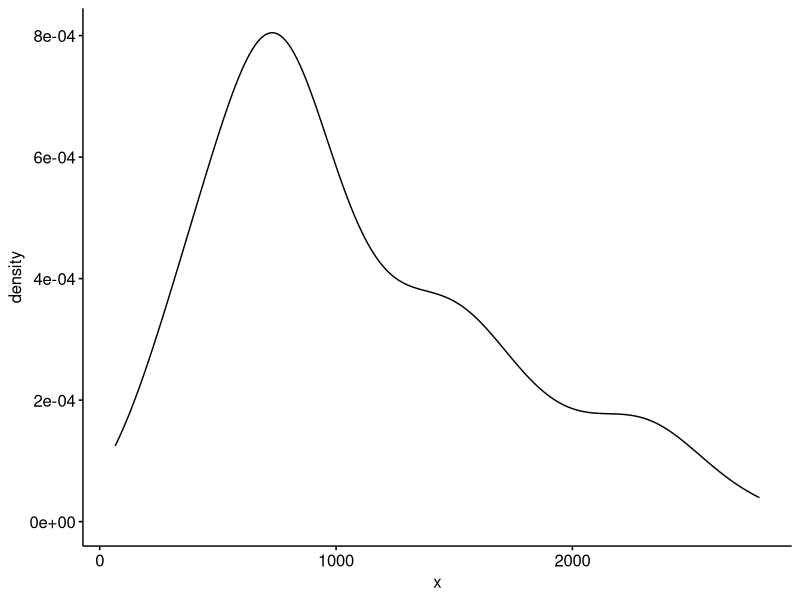
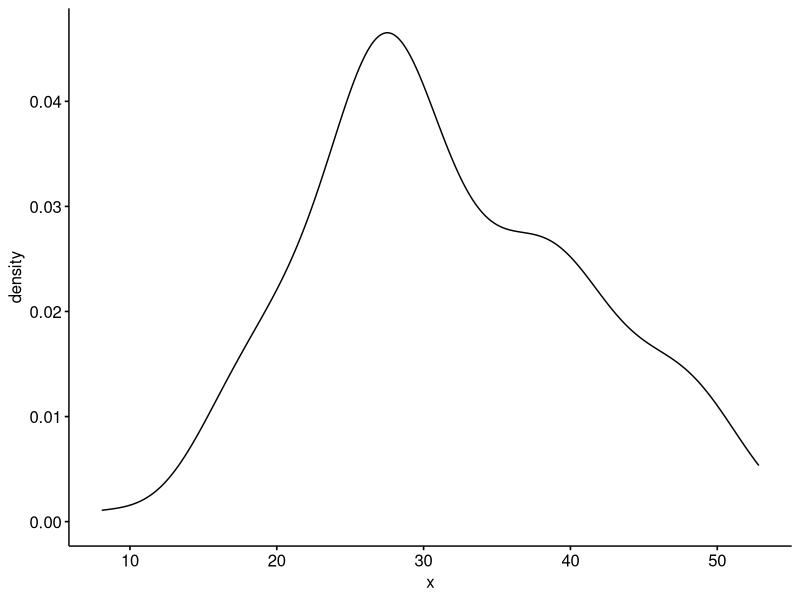
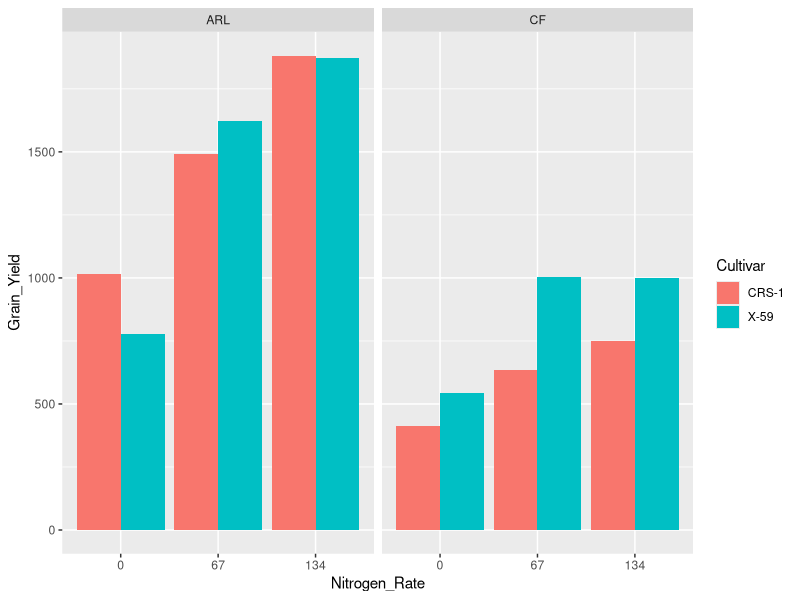
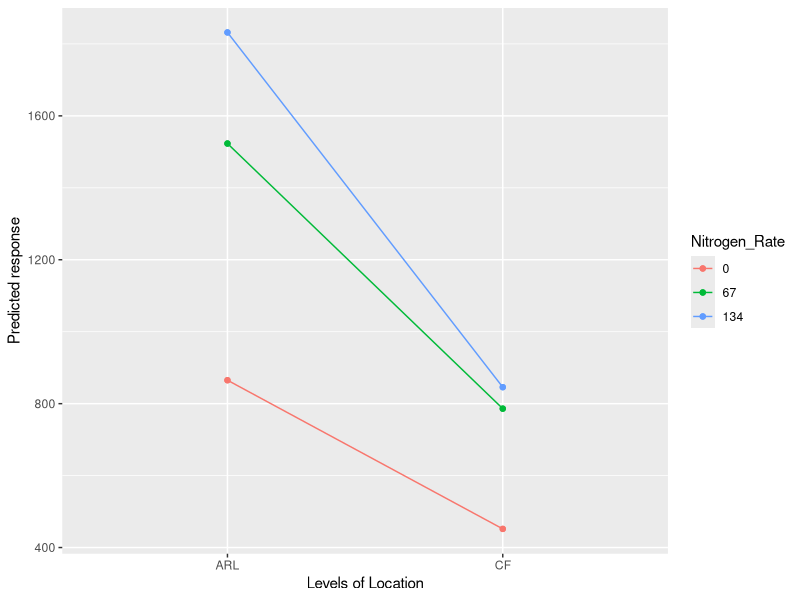
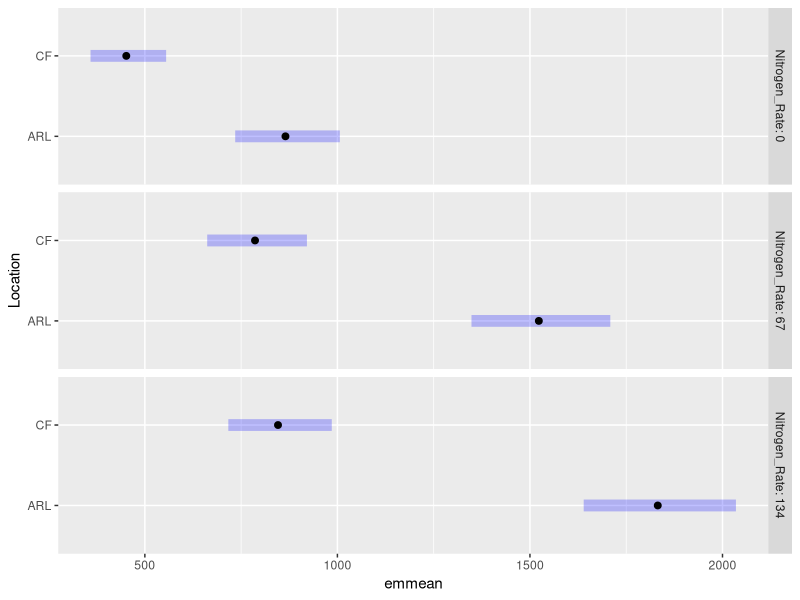
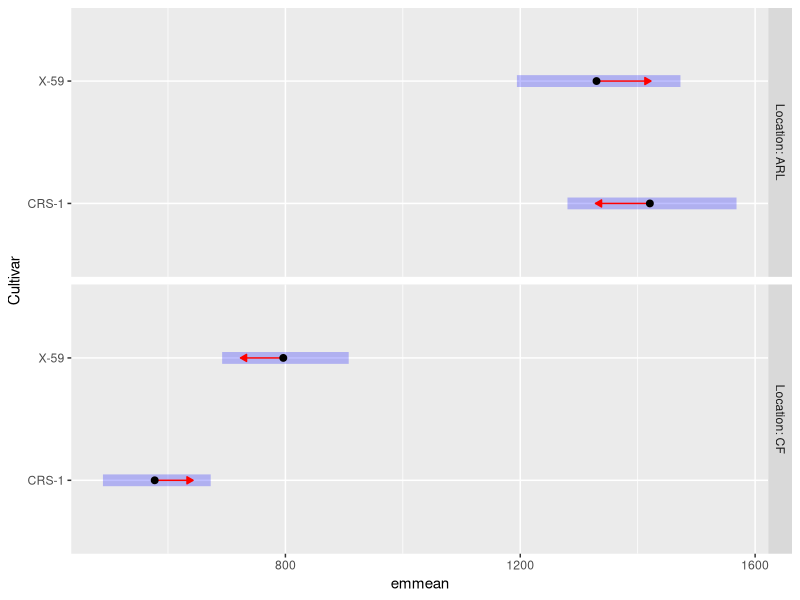
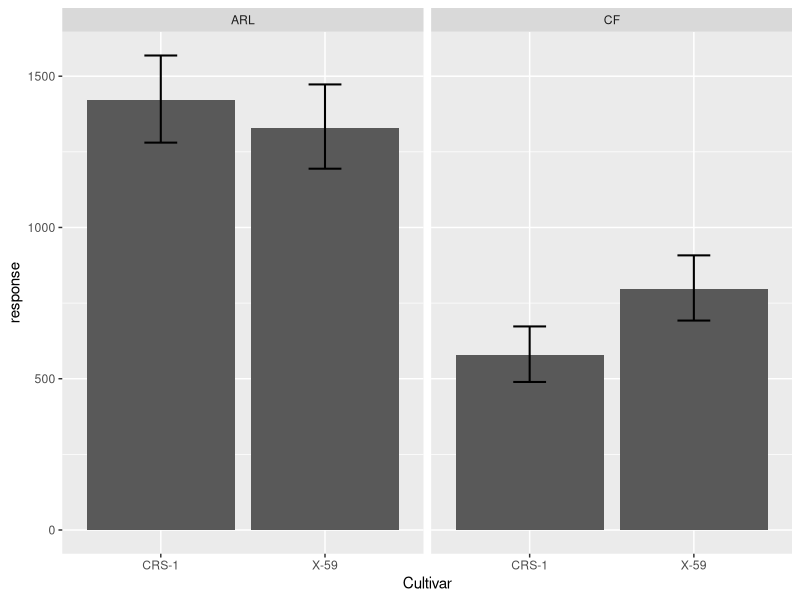
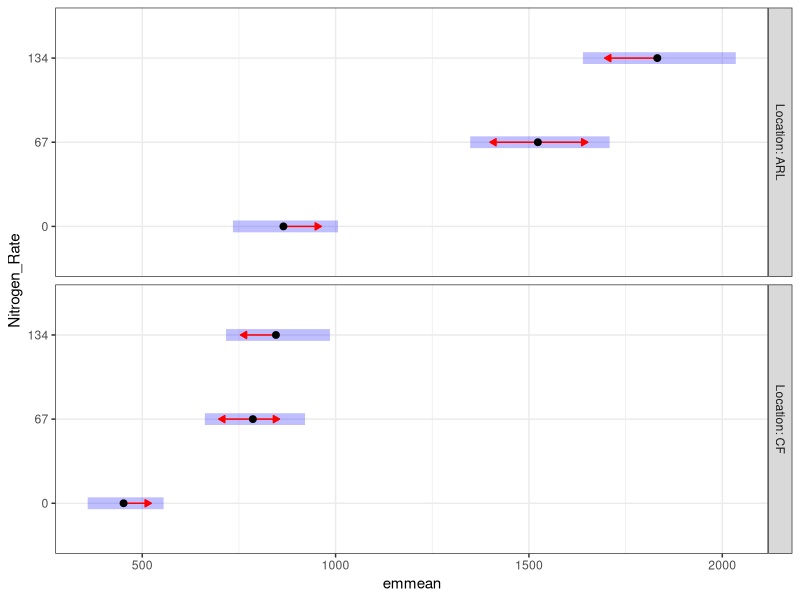

Source code (R) for these figures, in order:
## ---- chunk 1
library(tidyverse)
library(lme4)
library(nortest)
library(ggpubr)
library(lmerTest)
library(emmeans)
## ---- chunk 2
data <- read_csv("Yield.csv")
data$Seeding_Rate <- as.factor(data$Seeding_Rate) # put seeding rate as a factor
data$Nitrogen_Rate <- as.factor(data$Nitrogen_Rate)
glimpse(data)
## ---- chunk 3
ggdensity(data$Grain_Yield)
ggdensity(sqrt(data$Grain_Yield))
## ---- chunk 4
ggplot(data, aes(x=Nitrogen_Rate, y=Grain_Yield, fill=Cultivar)) + geom_bar(stat="summary", position = "dodge") + facet_grid(~Location)
## ---- chunk 5
Model <- lmer(sqrt(Grain_Yield) ~ Nitrogen_Rate * Seeding_Rate * Location * Cultivar + (1|Rep), data=data)
#summary(Model)
anova(Model)
## ---- chunk 6
emmip(Model, Nitrogen_Rate ~ Location | Location, type="response") # see the interactions
## ---- chunk 7
plot(emmeans(Model, ~ Location | Nitrogen_Rate, type="response"))
## ---- chunk 8
lsm1 <- emmeans(Model, ~ Cultivar | Location, contr="pairwise", adjust="none", type="response")
lsm1
## ---- chunk 9
plot(lsm1, comparisons =TRUE, adjust="none")
## ---- chunk 10
LC <- as.data.frame(lsm1$emmeans)
ggplot(LC, aes(x=Cultivar, y=response)) + geom_bar(stat="identity") + 
  #geom_point() +
  geom_errorbar(aes(ymin  =  lower.CL, ymax  =  upper.CL), width =  0.2, size  =  0.7) +
  facet_grid(~Location)
## ---- chunk 11
lsm2 <- emmeans(Model, ~ Nitrogen_Rate | Location, contr="pairwise", adjust="none", type="response")
lsm2
## ---- chunk 12
plot(lsm2, comparisons =TRUE, adjust="none") + theme_bw()
## ---- chunk 13
LN <- as.data.frame(lsm2$emmeans)
ggplot(LN, aes(x=Nitrogen_Rate, y=response)) + geom_bar(stat="identity") + theme_bw() +
  #geom_point() +
  geom_errorbar(aes(ymin  =  lower.CL, ymax  =  upper.CL), width =  0.2, size  =  0.7) +
  facet_grid(~Location)
